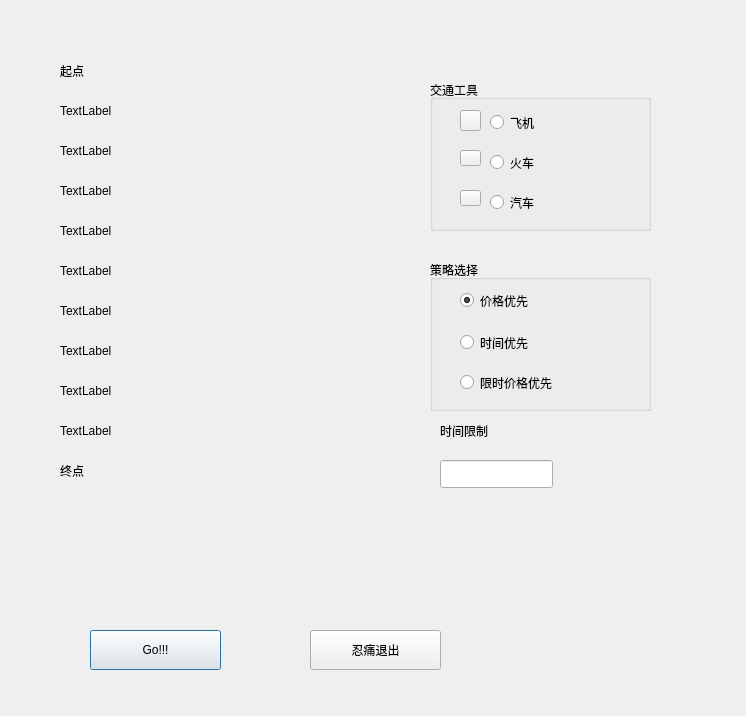
<?xml version="1.0" encoding="UTF-8"?>
<ui version="4.0">
 <class>NewTrip</class>
 <widget class="QDialog" name="NewTrip">
  <property name="geometry">
   <rect>
    <x>0</x>
    <y>0</y>
    <width>746</width>
    <height>716</height>
   </rect>
  </property>
  <property name="windowTitle">
   <string>Dialog</string>
  </property>
  <widget class="QLabel" name="label">
   <property name="geometry">
    <rect>
     <x>60</x>
     <y>60</y>
     <width>99</width>
     <height>21</height>
    </rect>
   </property>
   <property name="text">
    <string>起点</string>
   </property>
  </widget>
  <widget class="QLabel" name="label_2">
   <property name="geometry">
    <rect>
     <x>60</x>
     <y>100</y>
     <width>99</width>
     <height>21</height>
    </rect>
   </property>
   <property name="text">
    <string>TextLabel</string>
   </property>
  </widget>
  <widget class="QLabel" name="label_3">
   <property name="geometry">
    <rect>
     <x>60</x>
     <y>140</y>
     <width>99</width>
     <height>21</height>
    </rect>
   </property>
   <property name="text">
    <string>TextLabel</string>
   </property>
  </widget>
  <widget class="QLabel" name="label_4">
   <property name="geometry">
    <rect>
     <x>60</x>
     <y>180</y>
     <width>99</width>
     <height>21</height>
    </rect>
   </property>
   <property name="text">
    <string>TextLabel</string>
   </property>
  </widget>
  <widget class="QLabel" name="label_5">
   <property name="geometry">
    <rect>
     <x>60</x>
     <y>220</y>
     <width>99</width>
     <height>21</height>
    </rect>
   </property>
   <property name="text">
    <string>TextLabel</string>
   </property>
  </widget>
  <widget class="QLabel" name="label_6">
   <property name="geometry">
    <rect>
     <x>60</x>
     <y>260</y>
     <width>99</width>
     <height>21</height>
    </rect>
   </property>
   <property name="text">
    <string>TextLabel</string>
   </property>
  </widget>
  <widget class="QLabel" name="label_7">
   <property name="geometry">
    <rect>
     <x>60</x>
     <y>300</y>
     <width>99</width>
     <height>21</height>
    </rect>
   </property>
   <property name="text">
    <string>TextLabel</string>
   </property>
  </widget>
  <widget class="QLabel" name="label_8">
   <property name="geometry">
    <rect>
     <x>60</x>
     <y>340</y>
     <width>99</width>
     <height>21</height>
    </rect>
   </property>
   <property name="text">
    <string>TextLabel</string>
   </property>
  </widget>
  <widget class="QLabel" name="label_9">
   <property name="geometry">
    <rect>
     <x>60</x>
     <y>380</y>
     <width>99</width>
     <height>21</height>
    </rect>
   </property>
   <property name="text">
    <string>TextLabel</string>
   </property>
  </widget>
  <widget class="QLabel" name="label_10">
   <property name="geometry">
    <rect>
     <x>60</x>
     <y>420</y>
     <width>99</width>
     <height>21</height>
    </rect>
   </property>
   <property name="text">
    <string>TextLabel</string>
   </property>
  </widget>
  <widget class="QLabel" name="label_11">
   <property name="geometry">
    <rect>
     <x>60</x>
     <y>460</y>
     <width>99</width>
     <height>21</height>
    </rect>
   </property>
   <property name="text">
    <string>终点</string>
   </property>
  </widget>
  <widget class="QGroupBox" name="groupBox">
   <property name="geometry">
    <rect>
     <x>430</x>
     <y>260</y>
     <width>221</width>
     <height>151</height>
    </rect>
   </property>
   <property name="title">
    <string>策略选择</string>
   </property>
   <property name="flat">
    <bool>false</bool>
   </property>
   <property name="checkable">
    <bool>false</bool>
   </property>
   <widget class="QRadioButton" name="timeBtn">
    <property name="geometry">
     <rect>
      <x>30</x>
      <y>70</y>
      <width>111</width>
      <height>25</height>
     </rect>
    </property>
    <property name="text">
     <string>时间优先</string>
    </property>
   </widget>
   <widget class="QRadioButton" name="priceBtn">
    <property name="geometry">
     <rect>
      <x>30</x>
      <y>30</y>
      <width>91</width>
      <height>21</height>
     </rect>
    </property>
    <property name="text">
     <string>价格优先</string>
    </property>
    <property name="checked">
     <bool>true</bool>
    </property>
   </widget>
   <widget class="QRadioButton" name="mixBtn">
    <property name="geometry">
     <rect>
      <x>30</x>
      <y>110</y>
      <width>111</width>
      <height>25</height>
     </rect>
    </property>
    <property name="text">
     <string>限时价格优先</string>
    </property>
    <property name="checkable">
     <bool>true</bool>
    </property>
    <property name="checked">
     <bool>false</bool>
    </property>
   </widget>
  </widget>
  <widget class="QLineEdit" name="lineEdit">
   <property name="geometry">
    <rect>
     <x>440</x>
     <y>460</y>
     <width>113</width>
     <height>28</height>
    </rect>
   </property>
  </widget>
  <widget class="QPushButton" name="OK">
   <property name="geometry">
    <rect>
     <x>90</x>
     <y>630</y>
     <width>131</width>
     <height>40</height>
    </rect>
   </property>
   <property name="text">
    <string>Go!!!</string>
   </property>
  </widget>
  <widget class="QPushButton" name="exit">
   <property name="geometry">
    <rect>
     <x>310</x>
     <y>630</y>
     <width>131</width>
     <height>40</height>
    </rect>
   </property>
   <property name="text">
    <string>忍痛退出</string>
   </property>
  </widget>
  <widget class="QWidget" name="verticalLayoutWidget">
   <property name="geometry">
    <rect>
     <x>200</x>
     <y>50</y>
     <width>141</width>
     <height>451</height>
    </rect>
   </property>
   <layout class="QVBoxLayout" name="cityLayout"/>
  </widget>
  <widget class="QLabel" name="label_12">
   <property name="geometry">
    <rect>
     <x>440</x>
     <y>420</y>
     <width>99</width>
     <height>21</height>
    </rect>
   </property>
   <property name="text">
    <string>时间限制</string>
   </property>
  </widget>
  <widget class="QGroupBox" name="groupBox_2">
   <property name="geometry">
    <rect>
     <x>430</x>
     <y>80</y>
     <width>221</width>
     <height>151</height>
    </rect>
   </property>
   <property name="title">
    <string>交通工具</string>
   </property>
   <widget class="QRadioButton" name="air">
    <property name="geometry">
     <rect>
      <x>60</x>
      <y>30</y>
      <width>81</width>
      <height>25</height>
     </rect>
    </property>
    <property name="text">
     <string>飞机</string>
    </property>
   </widget>
   <widget class="QRadioButton" name="rail">
    <property name="geometry">
     <rect>
      <x>60</x>
      <y>70</y>
      <width>71</width>
      <height>25</height>
     </rect>
    </property>
    <property name="text">
     <string>火车</string>
    </property>
   </widget>
   <widget class="QRadioButton" name="road">
    <property name="geometry">
     <rect>
      <x>60</x>
      <y>110</y>
      <width>61</width>
      <height>25</height>
     </rect>
    </property>
    <property name="text">
     <string>汽车</string>
    </property>
   </widget>
   <widget class="QPushButton" name="pushButton">
    <property name="geometry">
     <rect>
      <x>30</x>
      <y>30</y>
      <width>21</width>
      <height>21</height>
     </rect>
    </property>
    <property name="styleSheet">
     <string notr="true">border-image: url(:/pic/transport01.png);</string>
    </property>
    <property name="text">
     <string/>
    </property>
   </widget>
   <widget class="QPushButton" name="pushButton_2">
    <property name="geometry">
     <rect>
      <x>30</x>
      <y>70</y>
      <width>21</width>
      <height>16</height>
     </rect>
    </property>
    <property name="styleSheet">
     <string notr="true">border-image: url(:/pic/transport02.png);</string>
    </property>
    <property name="text">
     <string/>
    </property>
   </widget>
   <widget class="QPushButton" name="pushButton_3">
    <property name="geometry">
     <rect>
      <x>30</x>
      <y>110</y>
      <width>21</width>
      <height>16</height>
     </rect>
    </property>
    <property name="styleSheet">
     <string notr="true">border-image: url(:/pic/transport03.png);</string>
    </property>
    <property name="text">
     <string/>
    </property>
   </widget>
  </widget>
 </widget>
 <resources/>
 <connections>
  <connection>
   <sender>exit</sender>
   <signal>clicked()</signal>
   <receiver>NewTrip</receiver>
   <slot>close()</slot>
   <hints>
    <hint type="sourcelabel">
     <x>380</x>
     <y>645</y>
    </hint>
    <hint type="destinationlabel">
     <x>521</x>
     <y>606</y>
    </hint>
   </hints>
  </connection>
  <connection>
   <sender>OK</sender>
   <signal>clicked()</signal>
   <receiver>NewTrip</receiver>
   <slot>accept()</slot>
   <hints>
    <hint type="sourcelabel">
     <x>160</x>
     <y>652</y>
    </hint>
    <hint type="destinationlabel">
     <x>183</x>
     <y>599</y>
    </hint>
   </hints>
  </connection>
 </connections>
</ui>
